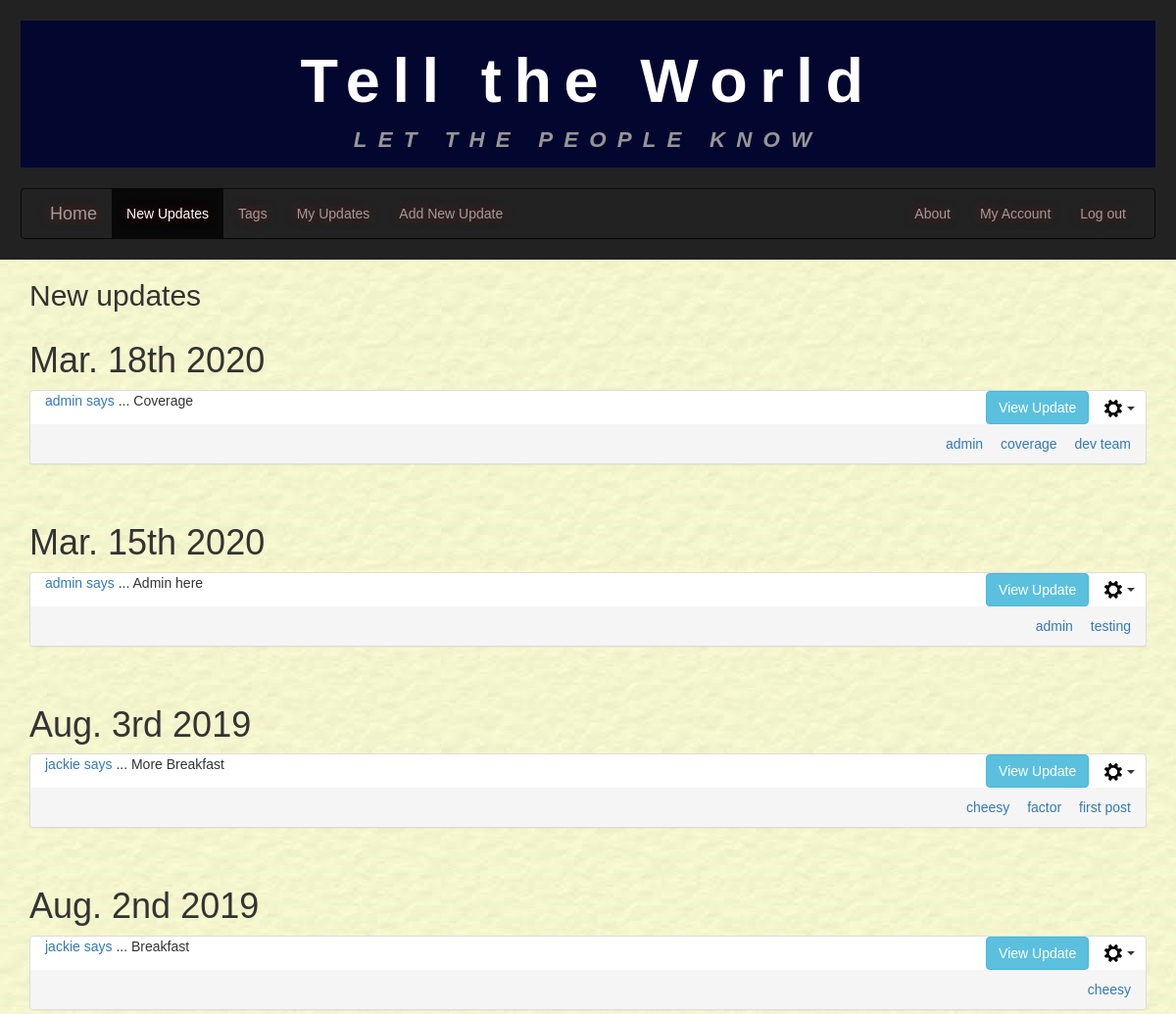
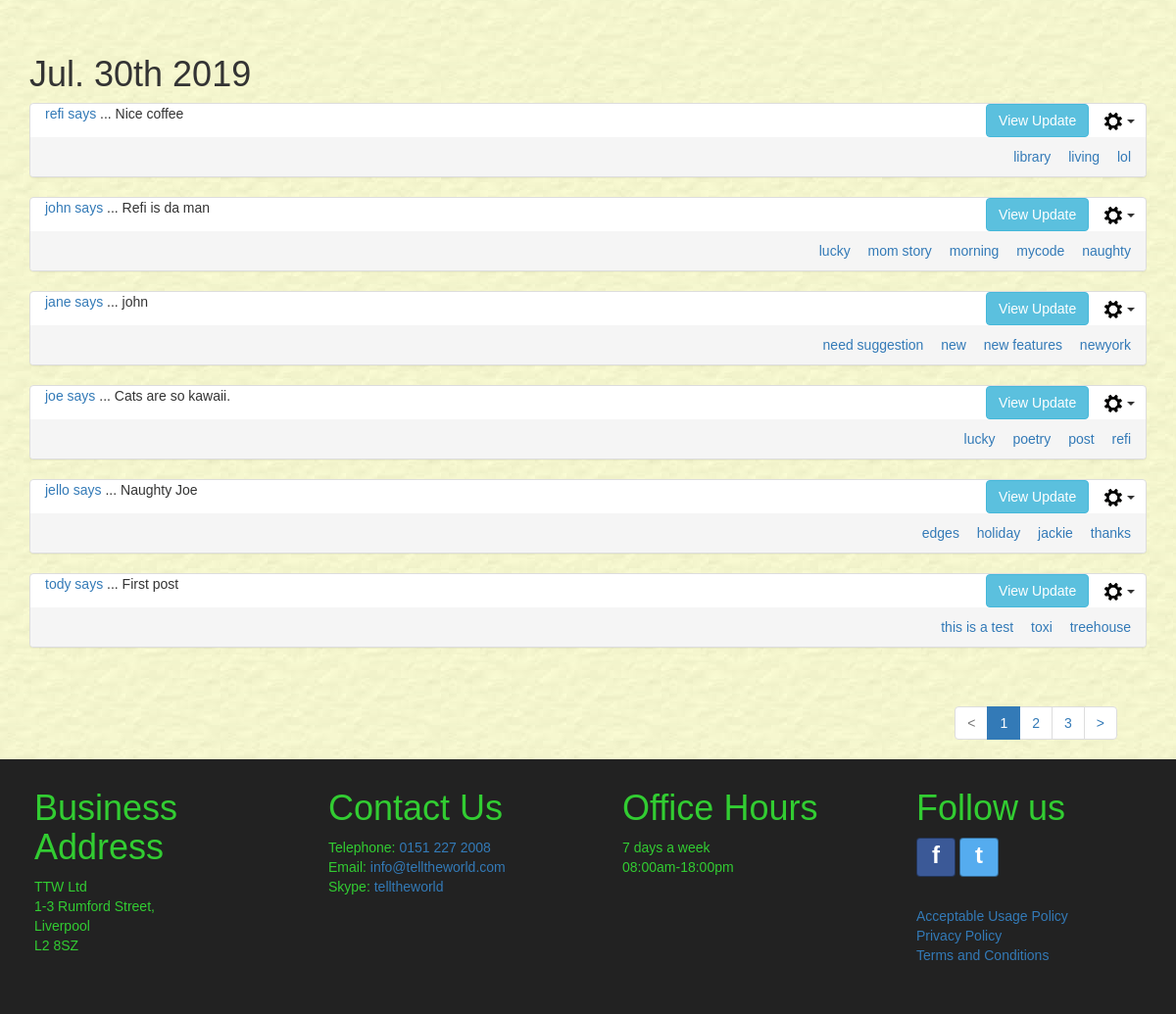
The page /newupdates/ (signed in) on the database as committed earlier (2 pictures, top to bottom).
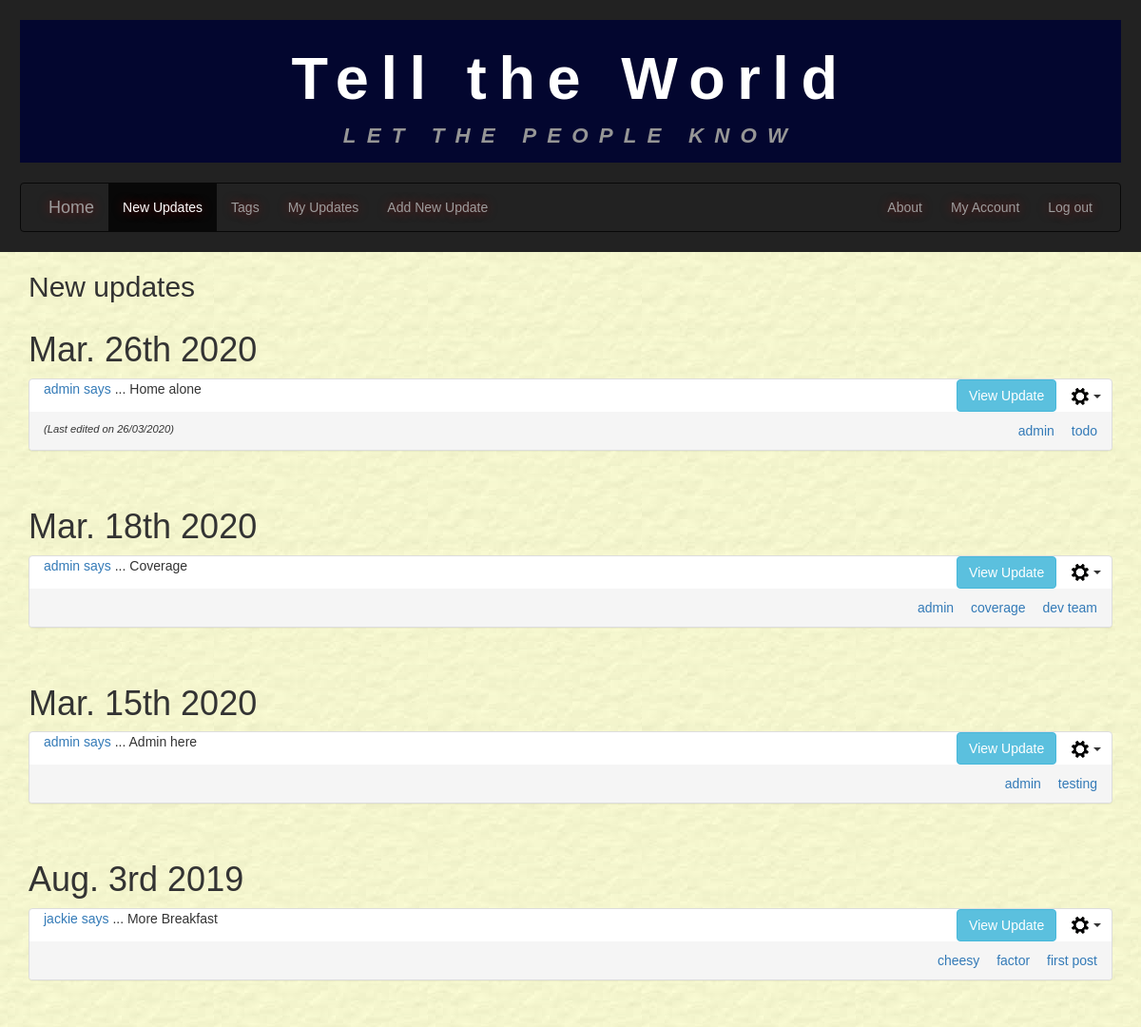
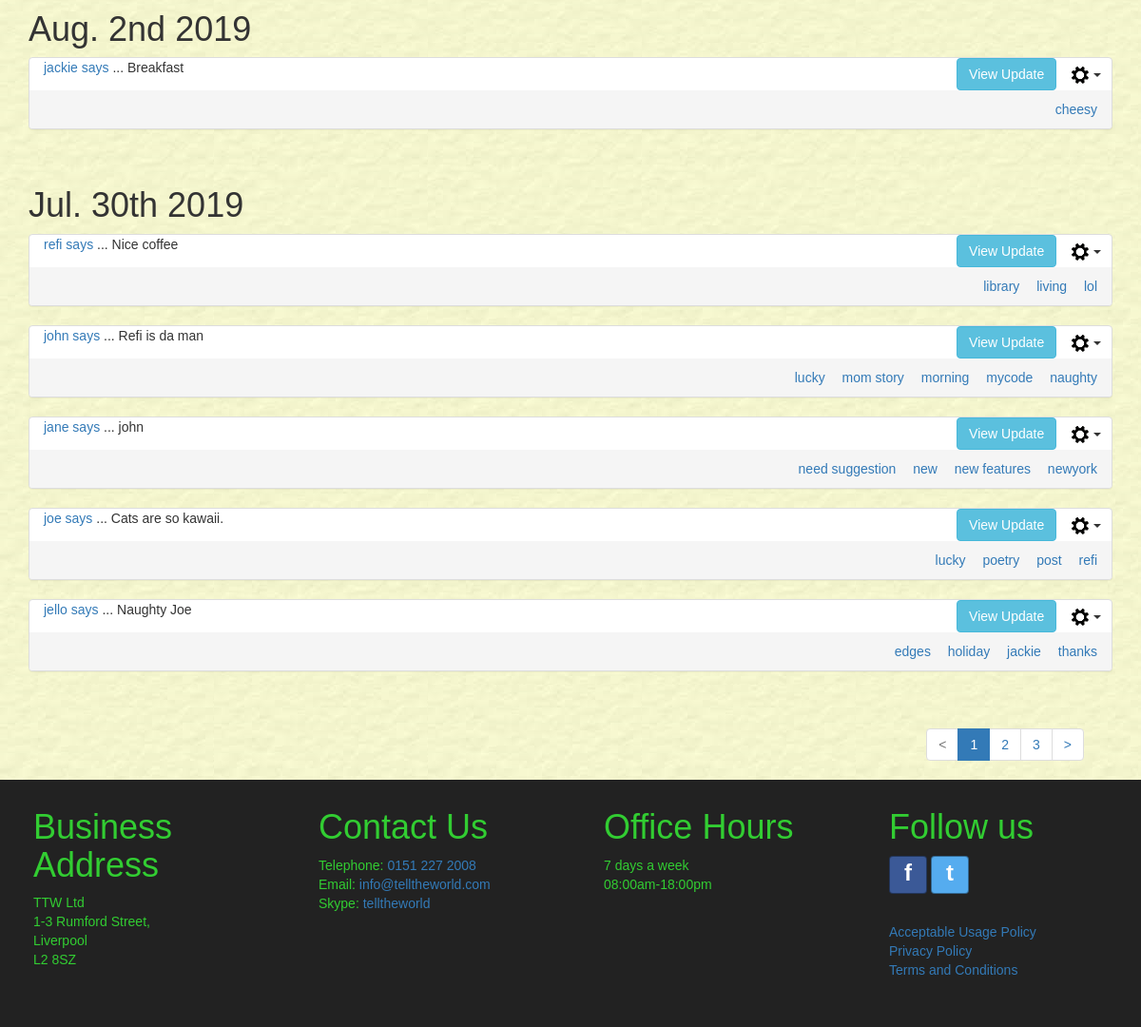
The same page on the database as committed later (2 pictures, top to bottom).
### tellings/models.py (models this page shows, shortened)
class UserPost(models.Model):
    postID = models.AutoField(primary_key=True, db_column='postID')
    user = models.ForeignKey(settings.AUTH_USER_MODEL, on_delete=models.CASCADE,
                             db_column='user')
    dateOfPost = models.DateTimeField()
    postTitle = models.CharField(max_length=35)
    postText = models.CharField(max_length=255)
    dateOfEdit = models.DateTimeField(null=True, blank=True)
    @property
    def post_tags(self):
        tagmaps = Tagmap.objects.filter(postID=self.postID)
        tagList = sorted([tag.tagID.tagName for tag in tagmaps])
        return tagList
    class Meta:
        verbose_name = "UserPost"
        verbose_name_plural = "UserPosts"

class Tag(models.Model):
    tagID = models.AutoField(primary_key=True, db_column='tagID')
    tagName = models.CharField(max_length=15)
    class Meta:
        ordering = ['tagName']
        verbose_name = "Tag"
        verbose_name_plural = "Tags"

### tellings/views.py (the view, shortened to what this page needs)
# urls.py: path('newupdates/', NewUpdatesListView.as_view(), name='newupdates'),
class NewUpdatesListView(LoginRequiredMixin, generic.ListView):
    model = UserPost
    template_name = "tellings/newupdates_list.html"
    paginate_by = 10
    http_method_names = ['get']
    def blockedUsers(self):
        current_user = self.request.user
        blockedUsers = BlockedUser.objects.filter(blockedBy=current_user)
        return [blocked.blockedUser for blocked in blockedUsers]
    def userBlockedBy(self):
        current_user = self.request.user
        blockedBy = BlockedUser.objects.filter(blockedUser=current_user)
        return [blocked.blockedBy for blocked in blockedBy]
    def hiddenPosts(self):
        current_user = self.request.user
        hiddenPosts = HiddenPost.objects.filter(hideFrom=current_user)
        return [hidden.postID.postID for hidden in hiddenPosts]
    def posts_filtered_by_blocked(self):
        blockedUsers = self.blockedUsers()
        blockedBy = self.userBlockedBy()
        blockedList = list(set().union(blockedUsers, blockedBy))
        hiddenPosts = self.hiddenPosts()
        if blockedList:
            return UserPost.objects.exclude(user__in=blockedList).exclude(postID__in=hiddenPosts).order_by('-dateOfPost')
        else:
            return UserPost.objects.exclude(postID__in=hiddenPosts).order_by('-dateOfPost')
    def get_queryset(self):
        tagName_val = False
        username_val = False
        if 'tagName' in self.request.GET:
            tagName_val = self.request.GET.get('tagName', False)
            if not Tag.objects.filter(tagName=tagName_val).exists():
                return self.posts_filtered_by_blocked()
        if tagName_val:
            tag = Tag.objects.get(tagName=tagName_val)
            tagmaps = Tagmap.objects.filter(tagID=tag)
            postList = [tm.postID.postID for tm in tagmaps]
            filteredPosts = self.posts_filtered_by_blocked()
            if username_val:
                return filteredPosts.filter(postID__in=postList, user=user_id).order_by('-dateOfPost')
            else:
                return filteredPosts.filter(postID__in=postList).order_by('-dateOfPost')
        elif username_val:
            hiddenPosts = self.hiddenPosts()
            return UserPost.objects.filter(user=user_id).exclude(postID__in=hiddenPosts).order_by('-dateOfPost')
        else:
            return self.posts_filtered_by_blocked()
    def get_context_data(self, **kwargs):
        context = super(NewUpdatesListView, self).get_context_data(**kwargs)
        current_username = self.request.user.username
        if 'tagName' in self.request.GET:
            context['tagName'] = self.request.GET.get('tagName', '')
        if 'userName' in self.request.GET:
            context['userName'] = self.request.GET.get('userName', '')
        context['current_username'] = current_username
        return context

### tellings/templatetags/my_tags.py (called while the page is built)
@register.simple_tag(takes_context=True)
def param_replace(context, **kwargs):
    d = context['request'].GET.copy()
    for k, v in kwargs.items():
        d[k] = v
    for k in [k for k, v in d.items() if not v]:
        del d[k]
    return d.urlencode()

### tellings/templates/tellings/newupdates_list.html (shortened to what this page needs)
{% extends 'tellings/base.html' %}
{% block content %}
  <div class="container-fluid main-content">
    <div class="container allUserUpdates" id="userUpdates">
      <h2>New updates</h2>
        {% if userpost_list %}
        {% load static %}
        {% regroup userpost_list by dateOfPost|date:"M. jS Y" as ordered_post_list  %}
        {% for mypost in ordered_post_list %}
        <div class="row">
          <h1>{{ mypost.grouper }}</h1>
          <div class="panel-group">
            {% for item in mypost.list %}
              <div class="panel panel-default" id="panel_post_{{ item.postID }}">
                <div class="panel-header">
                  <div class="col-sm-8 panel-postTitle">
                    <p><a href="{% url 'tellings:newupdates' %}?userName={{ item.user }}" name="{{ item.user }}">
                       {{ item.user }} says</a> ... <span id="postTitle_{{ item.postID }}">{{ item.postTitle }}</span></p>
                  </div>
                  <div class="col-sm-4 align-panel-text-right">
                    <button class="btn btn-info collapse_btn" data-toggle="collapse" data-target="#collapse{{ item.postID }}">View Update</button>
                    {% if current_username %}
                      {% if item.user.username == current_username %}
                        <div class="btn-group">
                          <button type="button" class="btn dropdown-toggle post-cog-btn" data-toggle="dropdown" aria-haspopup="true" aria-expanded="false">
                            <img src="{% static 'tellings/imgs/settings_cog.png' %}" alt="">
                            <span class = "caret"></span>
                          </button>
                        </div>
                      {% else %}
                      <div class="btn-group">
                        <button type="button" class="btn dropdown-toggle post-cog-btn" data-toggle="dropdown" aria-haspopup="true" aria-expanded="false">
                          <img src="{% static 'tellings/imgs/settings_cog.png' %}" alt="">
                          <span class = "caret"></span>
                        </button>
                    </div>
                      {% endif %}
                    {% endif %}
                  </div>
                </div>
                <div class="panel-footer align_between">
                  <span class="align-panel-footer-text-left last-edited-text">
                    {% if item.dateOfEdit %}
                      (Last edited on {{ item.dateOfEdit|date:"d/m/Y" }})
                    {% else %}
                      &nbsp;
                    {% endif %}
                  </span>
                    <span class="align-panel-footer-text-right">
                  {% for tag in item.post_tags %}
                    <a class="tagLink" href="{% url 'tellings:newupdates' %}?tagName={{ tag }}" name="{{ tag }}">{{ tag }}</a>
                  {% endfor %}
                  </span>
                </div>
              </div>
              <br />
            {% endfor %}
          </div>
        </div>
        {% endfor %}
        {% else %}
        <div class="row white-inner-container">
          <br />
          <p>No results found.</p>
        </div>
        {% endif %}
    </div>
  </div>
{% endblock %}

Rows that differ between the two databases and show on the page:
no longer on this page (row unchanged): UserPost: user "tody", postTitle "First post", shown under "Jul. 30th 2019"
no longer on this page (row unchanged): Tag: post_tags "this is a test"
no longer on this page (row unchanged): Tag: post_tags "toxi"
no longer on this page (row unchanged): Tag: post_tags "treehouse"
added UserPost: user "admin", postTitle "Home alone", dateOfEdit "26/03/2020", post_tags "admin", shown under "Mar. 26th 2020"
added Tag: post_tags "todo"
Other text that changed with them:
new list line: "Mar. 26th 2020"
